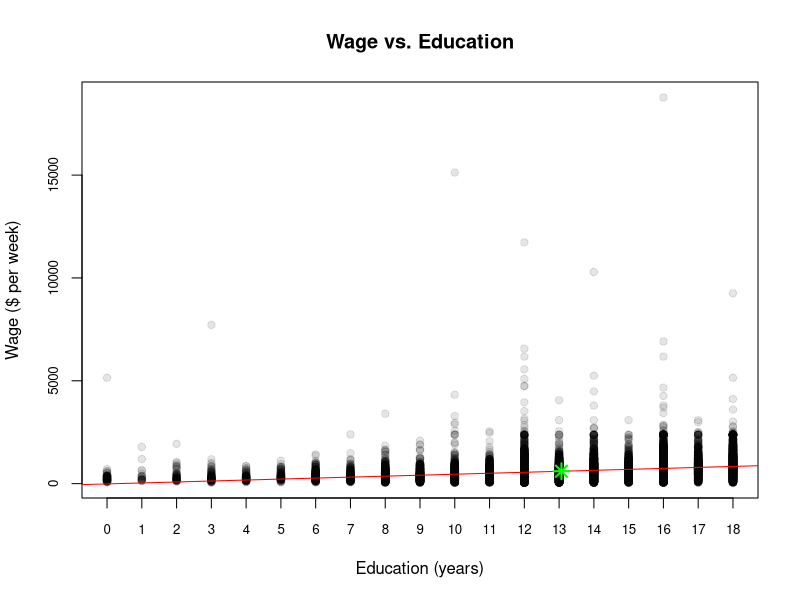
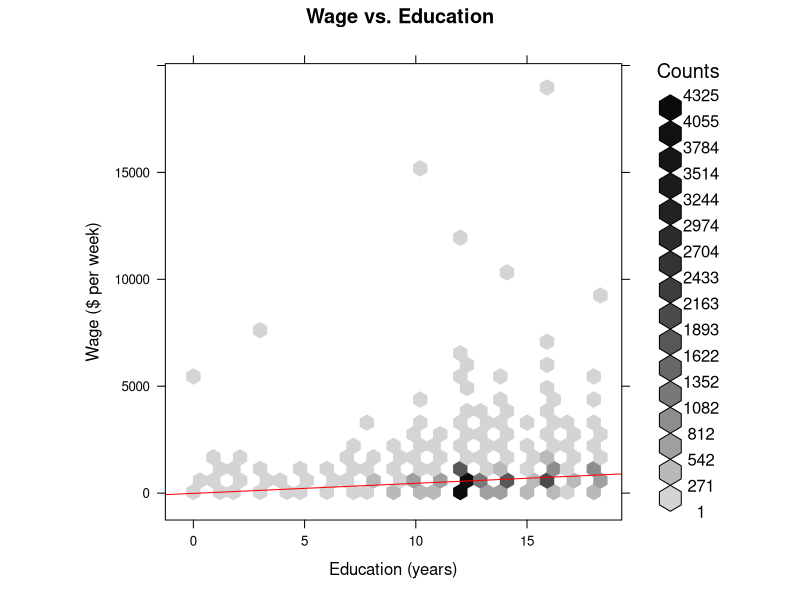
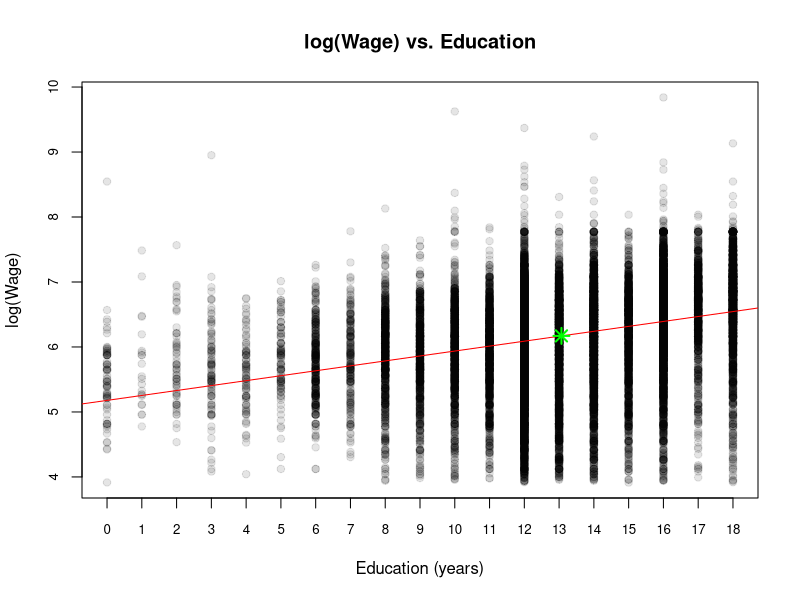
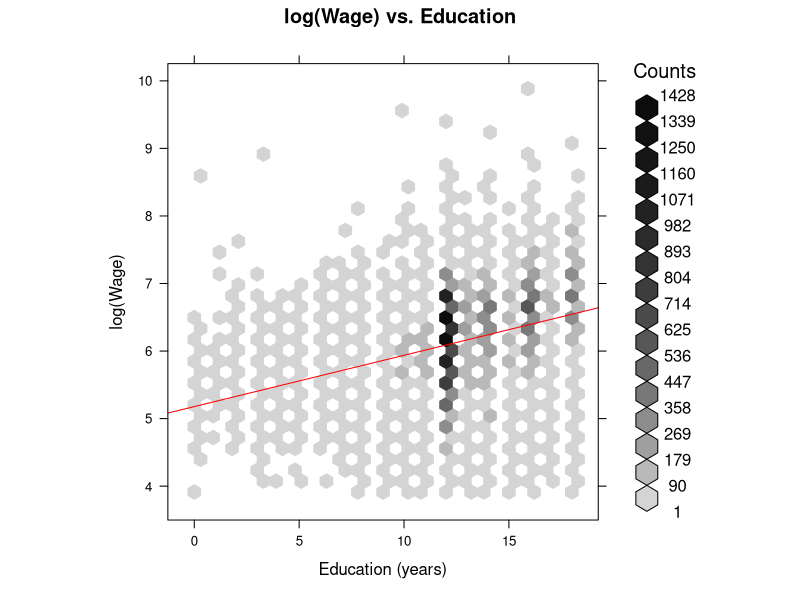
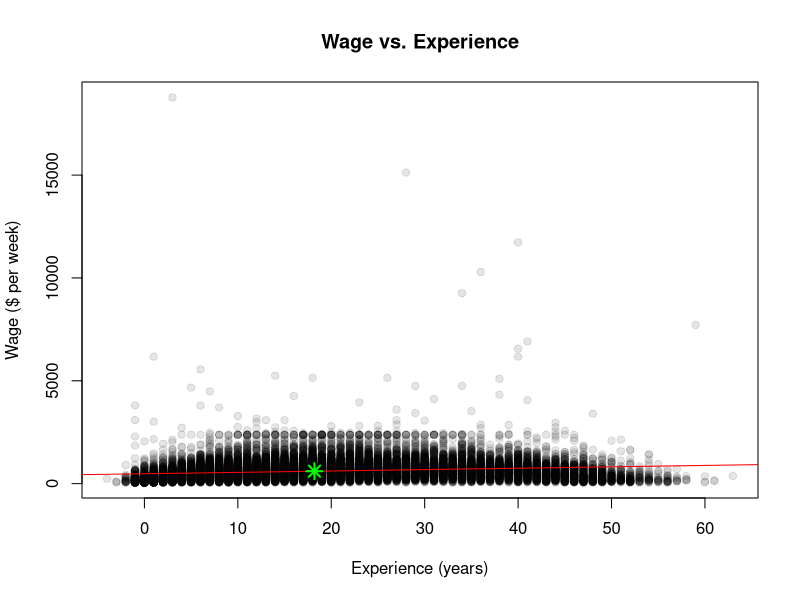
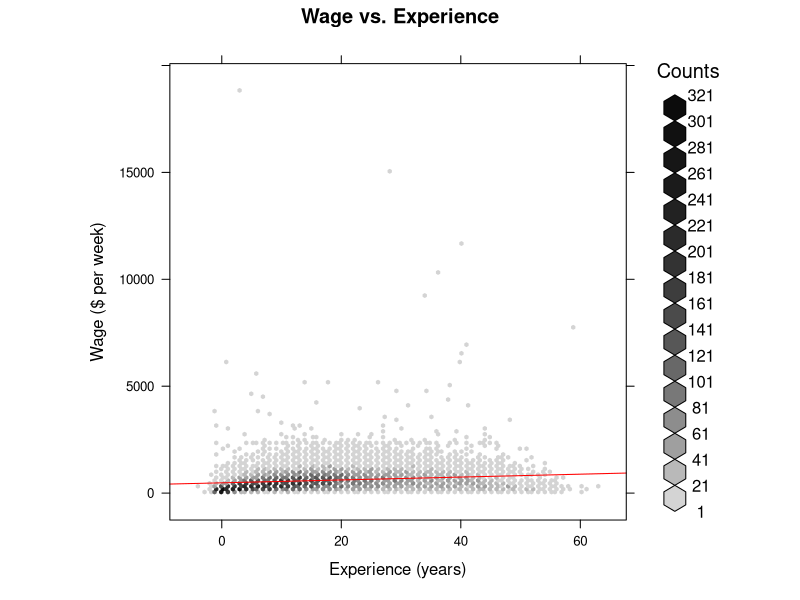
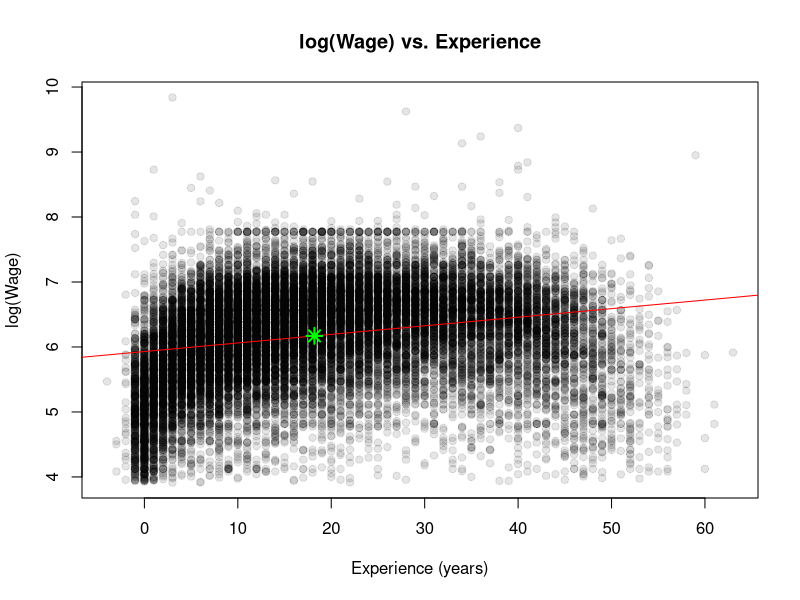
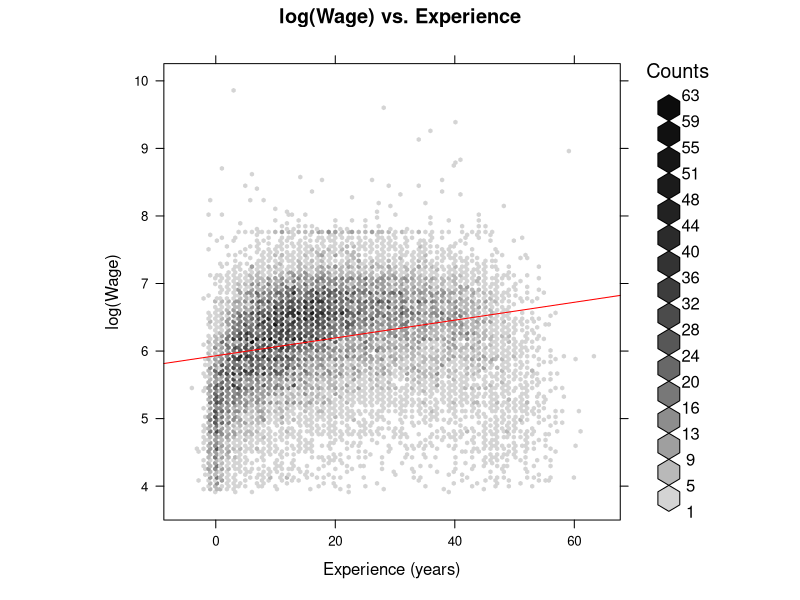

The R source for these figures, in order:
# Author: Patrick Sheehan
# Purpose: Extend the replication of Table 1.A and 2.A 
#          from Bierens and Ginther (2001)      
# Input: None
# Output(s): Scatterplots (one PDF file with all)

# First, run my simulation replicating Table 1.A and 2.a
require(AER) # Require data package
if(! require(hexbin)){ # Require hexbin package
  install.packages("hexbin")
  library("hexbin")
}
# Set up data
data("CPS1988")
wages <- CPS1988$wage 
log.wages <- log(wages)
education <- CPS1988$education
experience <- CPS1988$experience
# Part 2: Scatterplots (wages, log(wages) vs. education, experience)
pdf("scatterplots%d.pdf", onefile=FALSE) # Begin PDF graphics driver
# Education vs. Wages
plot(education, wages,
     main="Wage vs. Education",
     xlab="Education (years)",
     ylab="Wage ($ per week)",
     col=rgb(0, 0, 0, 0.1),
     pch=19,
     xaxp=c(min(education), max(education), 18),
     cex.axis=0.8)
abline(lm(wages ~ education), col="red")
points(x=mean(education), y=mean(wages), pch=8, col="green", lwd=2, cex=1.5)
# Alternative: hexbin
ed.hex <- hexbinplot(wages ~ education,
                     aspect= 1,
                     main= "Wage vs. Education",
                     xlab= "Education (years)",
                     ylab= "Wage ($ per week)",
                     type= c("r"),
                     col.line= "red")
plot(ed.hex)
# Education vs. log(Wage)
plot(education, log.wages,
     main="log(Wage) vs. Education",
     xlab="Education (years)",
     ylab="log(Wage)",
     col=rgb(0, 0, 0, 0.1),
     pch=19,
     xaxp=c(min(education), max(education), 18),
     cex.axis=0.8)
abline(lm(log.wages~education), col="red")
points(x=mean(education), y=mean(log.wages), pch=8, col="green", lwd=2, cex=1.5)
# Alternative: hexbin
ed.hex.log <- hexbinplot(log.wages ~ education,
                         main= "log(Wage) vs. Education",
                         xlab= "Education (years)",
                         ylab= "log(Wage)",
                         type=c("r"),
                         col.line= "red",)
plot(ed.hex.log)
# Experience vs. wages
plot(experience, wages,
     main="Wage vs. Experience",
     xlab="Experience (years)",
     ylab="Wage ($ per week)",
     col=rgb(0, 0, 0, 0.1),
     pch=19)
abline(lm(wages~experience), col="red")
points(x=mean(experience), y=mean(wages), pch=8, col="green", lwd=2, cex=1.5)
# Alternative: hexbin
exp.hex <- hexbinplot(wages ~ experience,
                      xbins= 120,
                      aspect= 1,
                      main= "Wage vs. Experience",
                      xlab= "Experience (years)",
                      ylab= "Wage ($ per week)",
                      type=c("r"),
                      col.line= "red",)
plot(exp.hex)
# Experience vs. log.wages
plot(experience, log.wages,
     main="log(Wage) vs. Experience",
     xlab="Experience (years)",
     ylab="log(Wage)",
     col=rgb(0, 0, 0, 0.1),
     pch=19)
abline(lm(log.wages~experience), col="red")
points(x=mean(experience), y=mean(log.wages), pch=8, col="green", lwd=2, cex=1.5)
# Alternative: hexbin
exp.hex.log <- hexbinplot(log.wages ~ experience,
                          aspect= 1,
                          xbins= 120,
                          main= "log(Wage) vs. Experience",
                          xlab= "Experience (years)",
                          ylab= "log(Wage)",
                          type=c("r"),
                          col.line= "red",)
plot(exp.hex.log)
dev.off() # Done with pdf file
